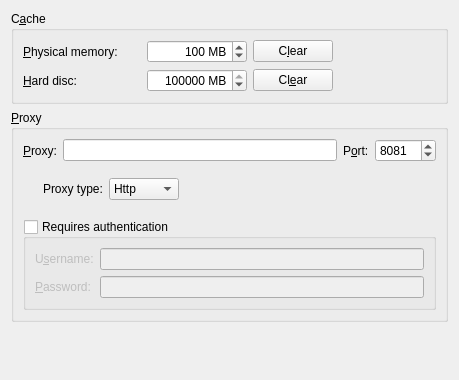
<?xml version="1.0" encoding="UTF-8"?>
<ui version="4.0">
 <class>MarbleCacheSettingsWidget</class>
 <widget class="QWidget" name="MarbleCacheSettingsWidget">
  <property name="geometry">
   <rect>
    <x>0</x>
    <y>0</y>
    <width>459</width>
    <height>380</height>
   </rect>
  </property>
  <layout class="QVBoxLayout" name="verticalLayout_2">
   <item>
    <widget class="QGroupBox" name="groupBox_cache">
     <property name="toolTip">
      <string>&lt;html&gt;&lt;head&gt;&lt;meta name=&quot;qrichtext&quot; content=&quot;1&quot; /&gt;&lt;style type=&quot;text/css&quot;&gt;
p, li { white-space: pre-wrap; }
&lt;/style&gt;&lt;/head&gt;&lt;body style=&quot; font-family:'Sans Serif'; font-size:9pt; font-weight:400; font-style:normal;&quot;&gt;
&lt;p style=&quot; margin-top:0px; margin-bottom:0px; margin-left:0px; margin-right:0px; -qt-block-indent:0; text-indent:0px;&quot;&gt;There are two caches being used for Marble: The physical memory which is needed to keep map data in the computer's memory. Increasing the value will make the application more responsive. The hard disc memory cache is used by download contents from the Internet (e.g. Wikipedia data or map data). Decrease this value if you want to save space on the hard disc and if high usage of the Internet is not an issue. &lt;/p&gt;&lt;/body&gt;&lt;/html&gt;</string>
     </property>
     <property name="title">
      <string>C&amp;ache</string>
     </property>
     <layout class="QGridLayout">
      <item row="0" column="0">
       <widget class="QLabel" name="label_volatileCache">
        <property name="sizePolicy">
         <sizepolicy hsizetype="Maximum" vsizetype="Preferred">
          <horstretch>0</horstretch>
          <verstretch>0</verstretch>
         </sizepolicy>
        </property>
        <property name="minimumSize">
         <size>
          <width>118</width>
          <height>0</height>
         </size>
        </property>
        <property name="text">
         <string>&amp;Physical memory:</string>
        </property>
        <property name="buddy">
         <cstring>kcfg_volatileTileCacheLimit</cstring>
        </property>
       </widget>
      </item>
      <item row="0" column="1">
       <widget class="QSpinBox" name="kcfg_volatileTileCacheLimit">
        <property name="alignment">
         <set>Qt::AlignRight</set>
        </property>
        <property name="suffix">
         <string> MB</string>
        </property>
        <property name="maximum">
         <number>999999</number>
        </property>
        <property name="value">
         <number>100</number>
        </property>
       </widget>
      </item>
      <item row="0" column="2">
       <widget class="QPushButton" name="button_clearVolatileCache">
        <property name="sizePolicy">
         <sizepolicy hsizetype="Maximum" vsizetype="Fixed">
          <horstretch>0</horstretch>
          <verstretch>0</verstretch>
         </sizepolicy>
        </property>
        <property name="text">
         <string>C&amp;lear</string>
        </property>
       </widget>
      </item>
      <item row="0" column="4">
       <spacer>
        <property name="orientation">
         <enum>Qt::Horizontal</enum>
        </property>
        <property name="sizeHint" stdset="0">
         <size>
          <width>10</width>
          <height>20</height>
         </size>
        </property>
       </spacer>
      </item>
      <item row="1" column="0">
       <widget class="QLabel" name="label_persistentCache">
        <property name="sizePolicy">
         <sizepolicy hsizetype="Maximum" vsizetype="Preferred">
          <horstretch>0</horstretch>
          <verstretch>0</verstretch>
         </sizepolicy>
        </property>
        <property name="minimumSize">
         <size>
          <width>118</width>
          <height>0</height>
         </size>
        </property>
        <property name="text">
         <string>&amp;Hard disc:</string>
        </property>
        <property name="buddy">
         <cstring>kcfg_persistentTileCacheLimit</cstring>
        </property>
       </widget>
      </item>
      <item row="1" column="1">
       <widget class="QSpinBox" name="kcfg_persistentTileCacheLimit">
        <property name="minimumSize">
         <size>
          <width>100</width>
          <height>0</height>
         </size>
        </property>
        <property name="alignment">
         <set>Qt::AlignRight</set>
        </property>
        <property name="specialValueText">
         <string>Unlimited</string>
        </property>
        <property name="suffix">
         <string> MB</string>
        </property>
        <property name="maximum">
         <number>999999</number>
        </property>
        <property name="value">
         <number>999999</number>
        </property>
       </widget>
      </item>
      <item row="1" column="2" colspan="2">
       <widget class="QPushButton" name="button_clearPersistentCache">
        <property name="sizePolicy">
         <sizepolicy hsizetype="Maximum" vsizetype="Fixed">
          <horstretch>0</horstretch>
          <verstretch>0</verstretch>
         </sizepolicy>
        </property>
        <property name="text">
         <string>Cl&amp;ear</string>
        </property>
       </widget>
      </item>
      <item row="1" column="4">
       <spacer>
        <property name="orientation">
         <enum>Qt::Horizontal</enum>
        </property>
        <property name="sizeHint" stdset="0">
         <size>
          <width>10</width>
          <height>20</height>
         </size>
        </property>
       </spacer>
      </item>
     </layout>
    </widget>
   </item>
   <item>
    <widget class="QGroupBox" name="groupBox_proxy">
     <property name="toolTip">
      <string>&lt;html&gt;&lt;head&gt;&lt;meta name=&quot;qrichtext&quot; content=&quot;1&quot; /&gt;&lt;style type=&quot;text/css&quot;&gt;
p, li { white-space: pre-wrap; }
&lt;/style&gt;&lt;/head&gt;&lt;body style=&quot; font-family:'Sans Serif'; font-size:9pt; font-weight:400; font-style:normal;&quot;&gt;
&lt;p style=&quot; margin-top:0px; margin-bottom:0px; margin-left:0px; margin-right:0px; -qt-block-indent:0; text-indent:0px;&quot;&gt;Proxy settings for your local intranet. Please leave empty if there is no proxy.&lt;/p&gt;&lt;/body&gt;&lt;/html&gt;</string>
     </property>
     <property name="title">
      <string>&amp;Proxy</string>
     </property>
     <layout class="QVBoxLayout" name="verticalLayout">
      <item>
       <layout class="QHBoxLayout" name="horizontalLayout">
        <item>
         <widget class="QLabel" name="label_proxyUrl">
          <property name="text">
           <string>&amp;Proxy:</string>
          </property>
          <property name="buddy">
           <cstring>kcfg_proxyUrl</cstring>
          </property>
         </widget>
        </item>
        <item>
         <widget class="QLineEdit" name="kcfg_proxyUrl">
          <property name="text">
           <string/>
          </property>
         </widget>
        </item>
        <item>
         <widget class="QLabel" name="label_proxyPort">
          <property name="text">
           <string>P&amp;ort:</string>
          </property>
          <property name="buddy">
           <cstring>kcfg_proxyPort</cstring>
          </property>
         </widget>
        </item>
        <item>
         <widget class="QSpinBox" name="kcfg_proxyPort">
          <property name="maximum">
           <number>65535</number>
          </property>
          <property name="value">
           <number>8081</number>
          </property>
         </widget>
        </item>
       </layout>
      </item>
      <item>
       <spacer name="verticalSpacer_2">
        <property name="orientation">
         <enum>Qt::Vertical</enum>
        </property>
        <property name="sizeType">
         <enum>QSizePolicy::Fixed</enum>
        </property>
        <property name="sizeHint" stdset="0">
         <size>
          <width>20</width>
          <height>10</height>
         </size>
        </property>
       </spacer>
      </item>
      <item>
       <layout class="QHBoxLayout" name="horizontalLayout_2">
        <item>
         <spacer name="horizontalSpacer_4">
          <property name="orientation">
           <enum>Qt::Horizontal</enum>
          </property>
          <property name="sizeType">
           <enum>QSizePolicy::Fixed</enum>
          </property>
          <property name="sizeHint" stdset="0">
           <size>
            <width>20</width>
            <height>20</height>
           </size>
          </property>
         </spacer>
        </item>
        <item>
         <widget class="QLabel" name="label_proxyType">
          <property name="text">
           <string>Proxy type:</string>
          </property>
         </widget>
        </item>
        <item>
         <widget class="QComboBox" name="kcfg_proxyType">
          <item>
           <property name="text">
            <string>Http</string>
           </property>
          </item>
          <item>
           <property name="text">
            <string>Socks5</string>
           </property>
          </item>
         </widget>
        </item>
        <item>
         <spacer name="horizontalSpacer">
          <property name="orientation">
           <enum>Qt::Horizontal</enum>
          </property>
          <property name="sizeHint" stdset="0">
           <size>
            <width>40</width>
            <height>20</height>
           </size>
          </property>
         </spacer>
        </item>
       </layout>
      </item>
      <item>
       <spacer name="verticalSpacer_3">
        <property name="orientation">
         <enum>Qt::Vertical</enum>
        </property>
        <property name="sizeType">
         <enum>QSizePolicy::Fixed</enum>
        </property>
        <property name="sizeHint" stdset="0">
         <size>
          <width>20</width>
          <height>13</height>
         </size>
        </property>
       </spacer>
      </item>
      <item>
       <widget class="QGroupBox" name="kcfg_proxyAuth">
        <property name="title">
         <string>Requires authentication</string>
        </property>
        <property name="flat">
         <bool>true</bool>
        </property>
        <property name="checkable">
         <bool>true</bool>
        </property>
        <property name="checked">
         <bool>false</bool>
        </property>
        <property name="text" stdset="0">
         <string>Requires authentication</string>
        </property>
        <layout class="QGridLayout" name="gridLayout">
         <item row="0" column="0">
          <widget class="QLabel" name="label_username">
           <property name="text">
            <string>U&amp;sername:</string>
           </property>
           <property name="buddy">
            <cstring>kcfg_proxyUser</cstring>
           </property>
          </widget>
         </item>
         <item row="1" column="0">
          <widget class="QLabel" name="label_password">
           <property name="text">
            <string>&amp;Password:</string>
           </property>
           <property name="buddy">
            <cstring>kcfg_proxyPass</cstring>
           </property>
          </widget>
         </item>
         <item row="1" column="1">
          <widget class="QLineEdit" name="kcfg_proxyPass">
           <property name="enabled">
            <bool>false</bool>
           </property>
           <property name="echoMode">
            <enum>QLineEdit::Password</enum>
           </property>
          </widget>
         </item>
         <item row="0" column="1">
          <widget class="QLineEdit" name="kcfg_proxyUser">
           <property name="enabled">
            <bool>false</bool>
           </property>
          </widget>
         </item>
        </layout>
       </widget>
      </item>
     </layout>
    </widget>
   </item>
   <item>
    <spacer name="verticalSpacer">
     <property name="orientation">
      <enum>Qt::Vertical</enum>
     </property>
     <property name="sizeHint" stdset="0">
      <size>
       <width>20</width>
       <height>40</height>
      </size>
     </property>
    </spacer>
   </item>
  </layout>
 </widget>
 <resources/>
 <connections/>
</ui>
